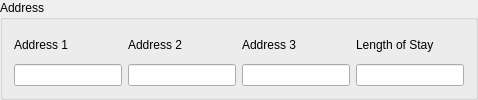
                      <widget class="QGroupBox" name="grpAddress">
                       <property name="enabled">
                        <bool>true</bool>
                       </property>
                       <property name="sizePolicy">
                        <sizepolicy hsizetype="Expanding" vsizetype="Preferred">
                         <horstretch>0</horstretch>
                         <verstretch>0</verstretch>
                        </sizepolicy>
                       </property>
                       <property name="font">
                        <font>
                         <weight>50</weight>
                         <bold>false</bold>
                        </font>
                       </property>
                       <property name="title">
                        <string>Address</string>
                       </property>
                       <layout class="QGridLayout" name="gridLayout_2">
                        <item row="0" column="0">
                         <widget class="QLabel" name="label_10">
                          <property name="text">
                           <string>Address 1</string>
                          </property>
                         </widget>
                        </item>
                        <item row="0" column="1">
                         <widget class="QLabel" name="label_11">
                          <property name="text">
                           <string>Address 2</string>
                          </property>
                         </widget>
                        </item>
                        <item row="0" column="2">
                         <widget class="QLabel" name="label_12">
                          <property name="text">
                           <string>Address 3</string>
                          </property>
                         </widget>
                        </item>
                        <item row="0" column="3">
                         <widget class="QLabel" name="label_15">
                          <property name="text">
                           <string>Length of Stay</string>
                          </property>
                         </widget>
                        </item>
                        <item row="1" column="0">
                         <widget class="QLineEdit" name="lineAddress1">
                          <property name="enabled">
                           <bool>true</bool>
                          </property>
                         </widget>
                        </item>
                        <item row="1" column="1">
                         <widget class="QLineEdit" name="lineAddress2">
                          <property name="enabled">
                           <bool>true</bool>
                          </property>
                         </widget>
                        </item>
                        <item row="1" column="2">
                         <widget class="QLineEdit" name="lineAddress3">
                          <property name="enabled">
                           <bool>true</bool>
                          </property>
                         </widget>
                        </item>
                        <item row="1" column="3">
                         <widget class="QLineEdit" name="lineLengthOfStay">
                          <property name="enabled">
                           <bool>true</bool>
                          </property>
                         </widget>
                        </item>
                       </layout>
                      </widget>
